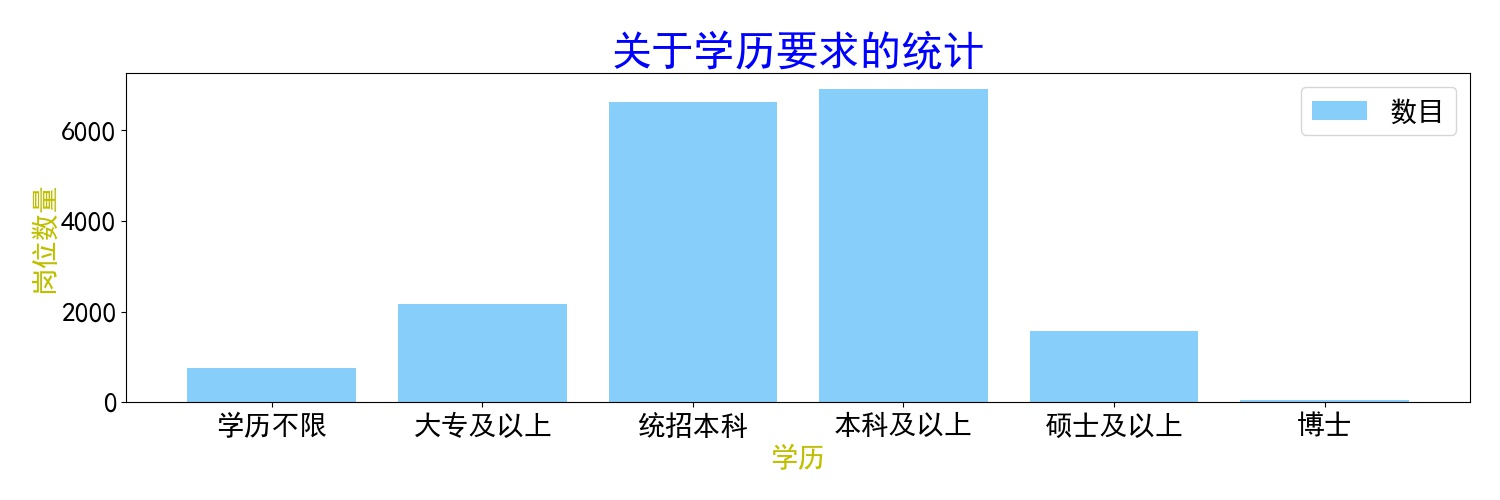

This chart was generated by the following Python code:
# encoding='utf-8'
import pandas as pd
import matplotlib as mpl
import matplotlib.pylab as plt
import wordcloud
from imageio import imread

def analysis_data():
    # 显示的最大行数和列数，如果超额就显示省略号，这个指的是多少个dataFrame的列。
    # pd.set_option('display.max_rows', 30000)
    pd.set_option('display.max_columns', 20)
    pd.set_option('display.width',None)
    pd.set_option("display.unicode.ambiguous_as_wide", True)  # 输出列表标签与列对齐
    pd.set_option("display.unicode.east_asian_width", True)  # 输出列表标签与列对齐

    # 读取文件
    data=pd.read_excel("../数据分析/预处理文件.xlsx")

    sorts = ["java", "python", "数据分析", "算法", "Android", "前端"]

    print("所获取信息中关于学历要求统计".center(100, "—"))
    tempStr=['学历不限','大专及以上','统招本科','本科及以上','硕士及以上','博士']
    tempNum=[]
    for i in range(len(tempStr)):
        print_name = data["学历要求"].str.contains(tempStr[i])
        number = print_name[print_name == 1].index
        tempNum.append(len(number))
        print("岗位需'{}'的公司共有{}个".format(tempStr[i],len(number)))

    # 解决中文乱码问题
    mpl.rcParams['font.sans-serif'] = ['SimHei']
    mpl.rcParams['axes.unicode_minus']=False
    plt.rcParams['font.size'] = 20  # 设置字体大小，全局有效
    # 创建窗口,分辨率:像素/英寸
    plt.figure(figsize=(15,5),dpi=100)
    x=[tempStr[0],tempStr[1],tempStr[2],tempStr[3],tempStr[4],tempStr[5]]
    y=[tempNum[0],tempNum[1],tempNum[2],tempNum[3],tempNum[4],tempNum[5]]
    # 绘制柱状图
    plt.bar(x,y,color='#87CEFA',alpha=1,label='数目')
    plt.title('关于学历要求的统计', fontproperties='SimHei', fontsize=30, color='b')
    # plt.tick_params(axis='x', labelsize=15)  # 设置x轴标签大小
    # plt.yticks(rotation=55)
    plt.xlabel('学历', fontproperties='SimHei', fontsize=20, color='y')
    plt.ylabel('岗位数量', fontdict={'name': 'SimHei', 'size': '20', 'color': 'y'})
    plt.legend()#显示图例
    plt.tight_layout()  # 调整整体空白
    plt.subplots_adjust(wspace=0, hspace=0)  # 调整子图间距
    # plt.show()#显示图形
    plt.savefig('关于学历要求的统计.jpg')
    print("保存成功")


if __name__ == '__main__':
    analysis_data()